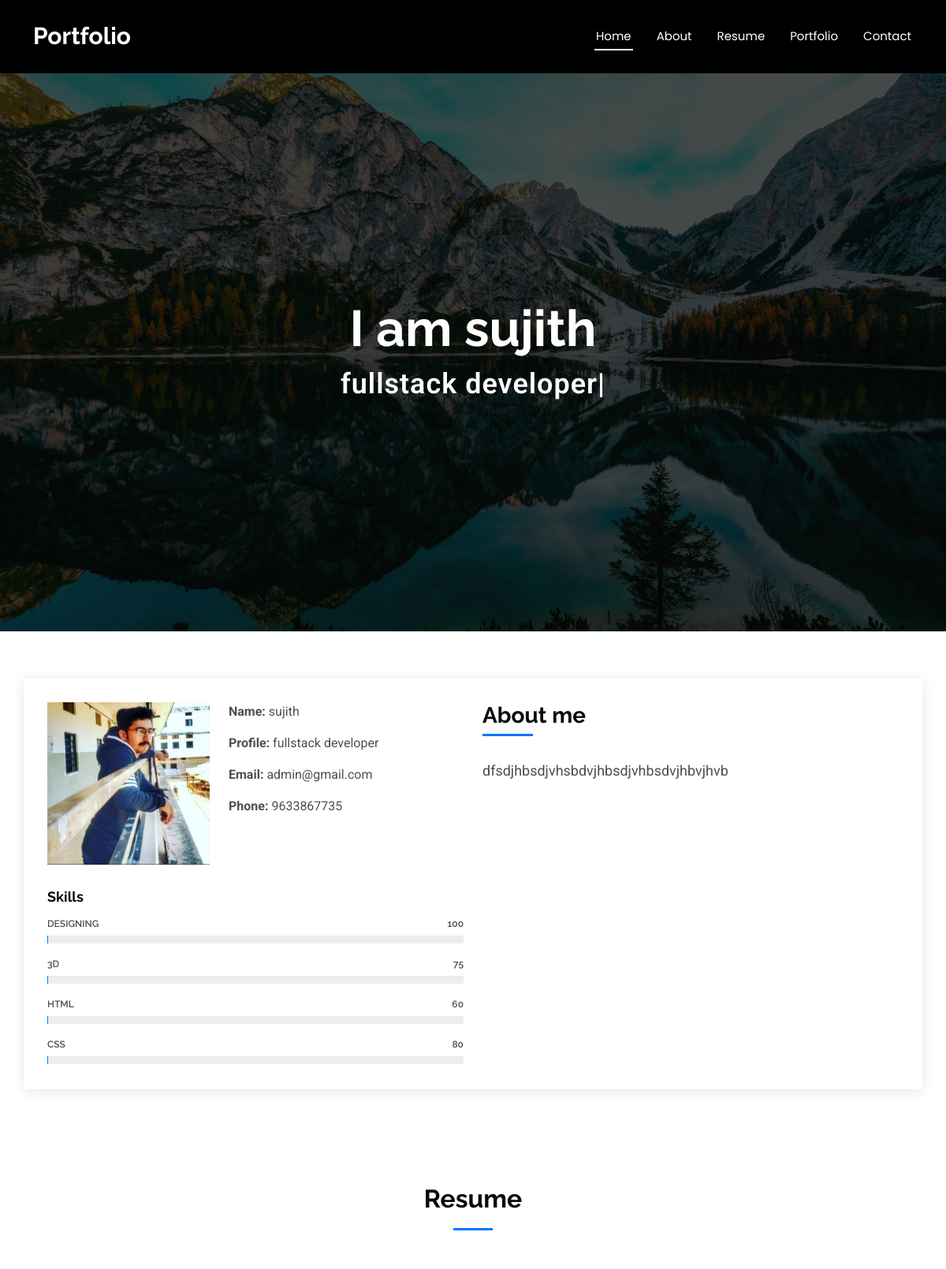
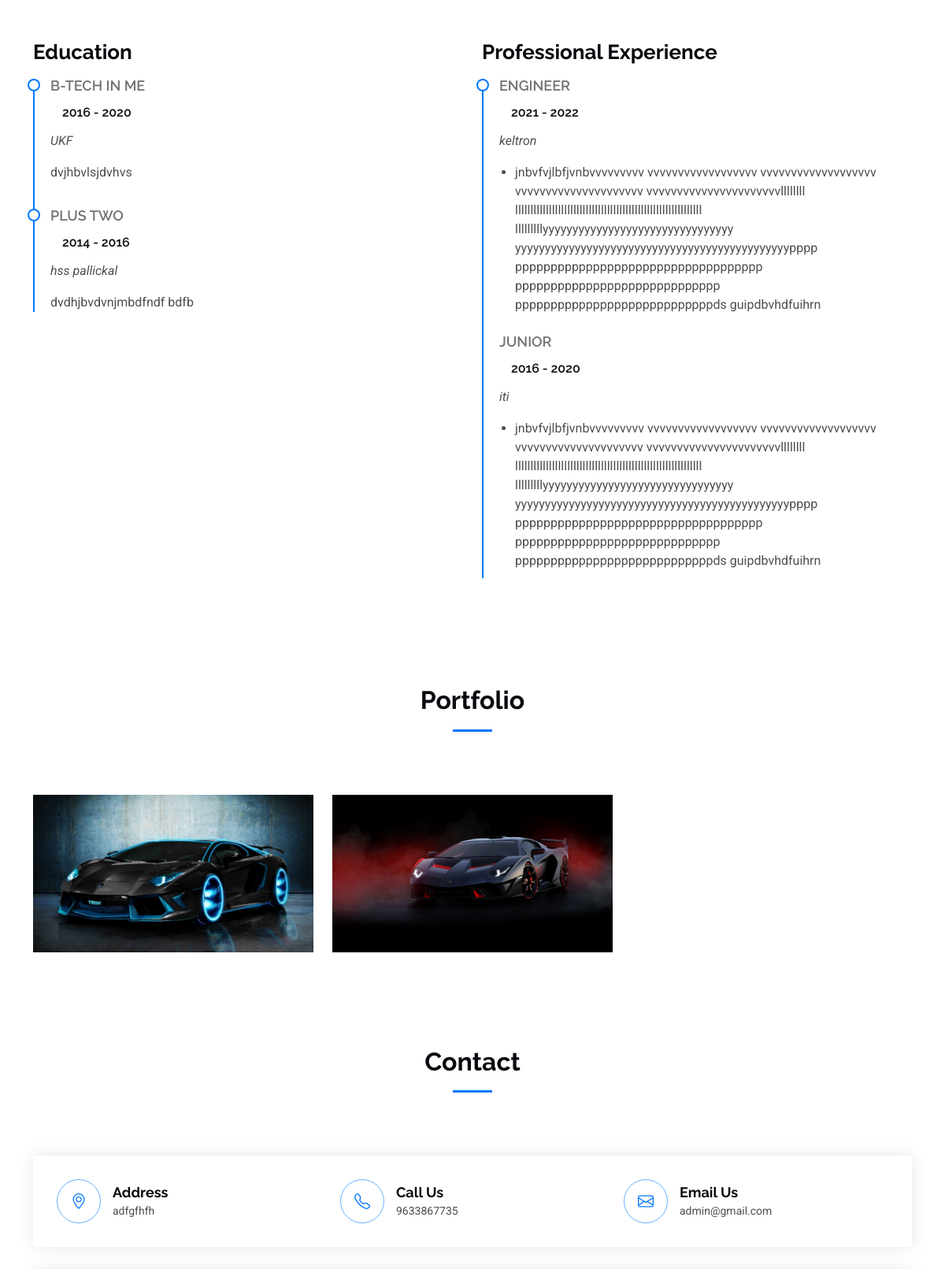
The page / (upper part) on the database its author committed (2 pictures, top to bottom).
### portfolioapp/models.py (models this page shows, shortened)
class personalDetails(models.Model):
    name= models.CharField(max_length=200)
    address= models.CharField(max_length=1000)
    mobile= models.IntegerField()
    email= models.CharField(max_length=200)
    profile = models.CharField(max_length=60)
    about_you= models.CharField(max_length=800)
    profile_photo=models.ImageField(upload_to='profile_photo')
    background_image = models.ImageField(upload_to='background_image')

class skill(models.Model):
    skill=models.CharField(max_length=50)
    skill_rate=models.IntegerField()

class education(models.Model):
    qualification= models.CharField(max_length=60)
    institution = models.CharField(max_length=50)
    duration_from= models.CharField(max_length=20)
    duration_to = models.CharField(max_length=20)
    about_qualification= models.CharField(max_length=300)

class experience(models.Model):
    position= models.CharField(max_length=60)
    duration_from = models.CharField(max_length=20)
    duration_to = models.CharField(max_length=20)
    company_name = models.CharField(max_length=70)
    experience_summary = models.CharField(max_length=1000)

class project(models.Model):
    project_name=models.CharField(max_length=100)
    project_description = models.CharField(max_length=200)
    project_image = models.ImageField(upload_to='project_image')
    link=models.CharField(max_length=200)

### portfolioapp/views.py (the view)
# urls.py: path('', views.createPersonal, name='portfolio')
def createPersonal(request):
    pdetails= personalDetails.objects.all()
    educations=education.objects.all()
    experiences=experience.objects.all()
    projects=project.objects.all()
    socialMedias=socialMedia.objects.all()
    skills=skill.objects.all()
    context={
        'pdetails': pdetails,
        'educations':educations,
        'experiences':experiences,
        'projects':projects,
        'socialMedias':socialMedias,
        'skills':skills
    }
    return render(request,'index.html',context)

### templates/index.html (shortened to what this page needs)
<!DOCTYPE html>
{% load static %}
<html lang="en">
<head>
  <link href="{% static 'assets/vendor/bootstrap/css/bootstrap.min.css' %}" rel="stylesheet">
  <link href="{% static 'assets/vendor/bootstrap-icons/bootstrap-icons.css' %}" rel="stylesheet">
  <link href="{% static 'assets/vendor/aos/aos.css' %}" rel="stylesheet">
  <link href="{% static 'assets/vendor/glightbox/css/glightbox.min.css' %}" rel="stylesheet">
  <link href="{% static 'assets/vendor/swiper/swiper-bundle.min.css' %}" rel="stylesheet">
  <link href="{% static 'assets/css/main.css' %}" rel="stylesheet">
</head>
<body class="index-page">
  <header id="header" class="header d-flex align-items-center sticky-top">
    <div class="container-fluid container-xl position-relative d-flex align-items-center justify-content-between">
      <a href="{% url 'portfolio' %}" class="logo d-flex align-items-center">
        <h1 class="sitename">Portfolio</h1>
      </a>
      <nav id="navmenu" class="navmenu">
        <ul>
          <li><a href="#hero" class="active">Home<br></a></li>
          <li><a href="#about">About</a></li>
          <li><a href="#resume">Resume</a></li>
          <li><a href="#portfolio">Portfolio</a></li>
          <li><a href="#contact">Contact</a></li>
        </ul>
      </nav>
    </div>
  </header>
  <main class="main">
    <section id="hero" class="hero section dark-background">
      {% for pdetail in pdetails %}
      <img src="{{ pdetail.background_image.url }}" alt="" data-aos="fade-in">
      {% endfor %}
{% for pdetail in pdetails %}
      <div class="container d-flex flex-column align-items-center justify-content-center text-center" data-aos="fade-up" data-aos-delay="100">
        <h2>I am {{ pdetail.name }}</h2>
        <p><span class="typed" data-typed-items="{{ pdetail.profile }}"></span></p>
      </div>
{% endfor %}
    </section>
    <section id="about" class="about section">
      <div class="container" data-aos="fade-up" data-aos-delay="100">
        <div class="row gy-4">
          <div class="col-md-6">
            <div class="row justify-content-between gy-4">
              <div class="col-lg-5">
                {% for pdetail in pdetails %}
                <img src="{{ pdetail.profile_photo.url }}" class="img-fluid" alt="">
                {% endfor %}
              </div>
              {% for pdetail in pdetails %}
              <div class="col-lg-7 about-info">
                <p><strong>Name: </strong> <span>{{ pdetail.name }}</span></p>
                <p><strong>Profile: </strong> <span>{{ pdetail.profile }}</span></p>
                <p><strong>Email: </strong> <span>{{ pdetail.email }}</span></p>
                <p><strong>Phone: </strong> <span>{{ pdetail.mobile }}</span></p>
              </div>
              {% endfor %}
            </div>
            <div class="skills-content skills-animation">
              <h5>Skills</h5>
              {% for skil in skills %}
              <div class="progress">
                <span class="skill"><span>{{ skil.skill }}</span> <i class="val">{{ skil.skill_rate }}</i></span>
                <div class="progress-bar-wrap">
                </div>
              </div>
              {% endfor %}
            </div>
          </div>
          <div class="col-md-6">
            <div class="about-me">
              <h4>About me</h4>
              {% for pdetail in pdetails %}
              <p>
                {{ pdetail.about_you}}
              </p>
              {% endfor %}
            </div>
          </div>
        </div>
      </div>
    </section>
    <section id="resume" class="resume section">
      <div class="container section-title" data-aos="fade-up">
        <h2>Resume</h2>
      </div>
      <div class="container">
        <div class="row">
          <div class="col-lg-6" data-aos="fade-up" data-aos-delay="100">
            <h3 class="resume-title">Education</h3>
            {% for education in educations %}
            <div class="resume-item">
              <h4>{{ education.qualification }}</h4>
              <h5>{{ education.duration_from }}  - {{ education.duration_to }}</h5>
              <p><em>{{ education.institution }}</em></p>
              <p>{{ education.about_qualification }}</p>
            </div>
            {% endfor %}
          </div>
          <div class="col-lg-6" data-aos="fade-up" data-aos-delay="200">
            <h3 class="resume-title">Professional Experience</h3>
            <div class="resume-item">
              {% for experience in experiences %}
              <h4>{{ experience.position }}</h4>
              <h5>{{ experience.duration_from }} - {{ experience.duration_to }}</h5>
              <p><em>{{ experience.company_name }}</em></p>
              <ul>
                <li>{{ experience.experience_summary }}</li>
              </ul>
              {% endfor %}
            </div>
          </div>
        </div>
      </div>
    </section>
    <section id="portfolio" class="portfolio section">
      <div class="container section-title" data-aos="fade-up">
        <h2>Portfolio</h2>
      </div>
      <div class="container">
        <div class="isotope-layout" data-default-filter="*" data-layout="masonry" data-sort="original-order">
          <div class="row gy-4 isotope-container" data-aos="fade-up" data-aos-delay="200">
            {% for project in projects %}
            <div class="col-lg-4 col-md-6 portfolio-item isotope-item filter-app">
              <img src="{{ project.project_image.url}}" class="img-fluid" alt="">
            </div>
            {% endfor %}
          </div>
        </div>
      </div>
    </section>
    <section id="contact" class="contact section">
      <div class="container section-title" data-aos="fade-up">
        <h2>Contact</h2>
      </div>
      <div class="container" data-aos="fade-up" data-aos-delay="100">
        <div class="info-wrap" data-aos="fade-up" data-aos-delay="200">
          <div class="row gy-5">
{% for pdetail in pdetails %}
            <div class="col-lg-4">
              <div class="info-item d-flex align-items-center">
                <i class="bi bi-geo-alt flex-shrink-0"></i>
                <div>
                  <h3>Address</h3>
                  <p>{{ pdetail.address }}</p>
                </div>
              </div>
            </div>
            <div class="col-lg-4">
              <div class="info-item d-flex align-items-center">
                <i class="bi bi-telephone flex-shrink-0"></i>
                <div>
                  <h3>Call Us</h3>
                  <p>{{ pdetail.mobile }}</p>
                </div>
              </div>
            </div>
            <div class="col-lg-4">
              <div class="info-item d-flex align-items-center">
                <i class="bi bi-envelope flex-shrink-0"></i>
                <div>
                  <h3>Email Us</h3>
                  <p>{{ pdetail.email }}</p>
                </div>
              </div>
            </div>
{% endfor %}
          </div>
        </div>
      </div>
    </section>
  </main>
</body>
</html>

### rows shown on the page
personalDetails: background_image (picture), name "sujith", profile_photo (picture), profile "fullstack developer", email "admin@gmail.com", mobile "9633867735", about_you "dfsdjhbsdjvhsbdvjhbsdjvhbsdvjhbvjhvb", address "adfgfhfh"
skill: skill "DESIGNING", skill_rate "100"
skill: skill "3D", skill_rate "75"
skill: skill "HTML", skill_rate "60"
skill: skill "CSS", skill_rate "80"
education: qualification "B-TECH IN ME", duration_from "2016", duration_to "2020", institution "UKF", about_qualification "dvjhbvlsjdvhvs"
education: qualification "PLUS TWO", duration_from "2014", duration_to "2016", institution "hss pallickal", about_qualification "dvdhjbvdvnjmbdfndf bdfb"
experience: position "ENGINEER", duration_from "2021", duration_to "2022", company_name "keltron", experience_summary "jnbvfvjlbfjvnbvvvvvvvvv vvvvvvvvvvvvvvvvvv vvvvvvvvvvvvvvvvvvv vvvvvvvvvvvvvvvvvvvvv vvvvvvvvvvvvvvvvvvvvvvllllllll lllllllllllllllllllllllllllllllllllllllllllllllllllllllllllll lllllllllyyyyyyyyyyyyyyyyyyyyyyyyyyyyyyyy yyyyyyyyyyyyyyyyyyyyyyyyyyyyyyyyyyyyyyyyyyyyyypppp ppppppppppppppppppppppppppppppppppp ppppppppppppppppppppppppppppp ppppppppppppppppppppppppppppds guipdbvhdfuihrn"
experience: position "JUNIOR", duration_from "2016", duration_to "2020", company_name "iti", experience_summary "jnbvfvjlbfjvnbvvvvvvvvv vvvvvvvvvvvvvvvvvv vvvvvvvvvvvvvvvvvvv vvvvvvvvvvvvvvvvvvvvv vvvvvvvvvvvvvvvvvvvvvvllllllll lllllllllllllllllllllllllllllllllllllllllllllllllllllllllllll lllllllllyyyyyyyyyyyyyyyyyyyyyyyyyyyyyyyy yyyyyyyyyyyyyyyyyyyyyyyyyyyyyyyyyyyyyyyyyyyyyypppp ppppppppppppppppppppppppppppppppppp ppppppppppppppppppppppppppppp ppppppppppppppppppppppppppppds guipdbvhdfuihrn"
project: project_image (picture)
project: project_image (picture)
